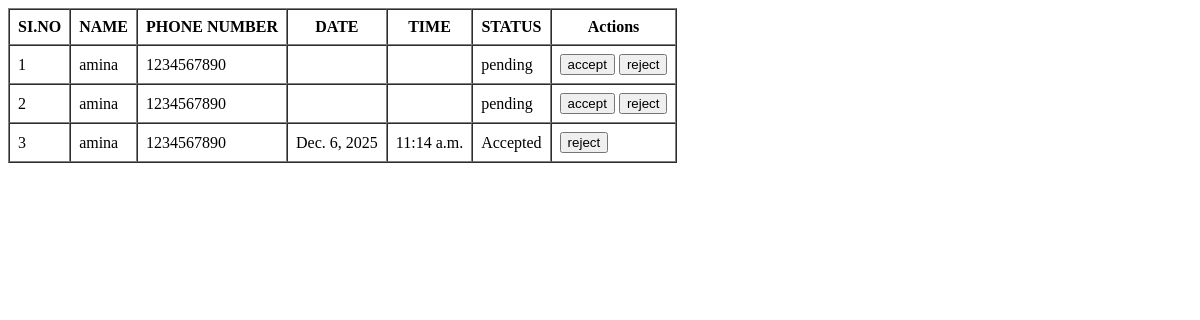
Before: /ViewPatientRequest with the older database file.
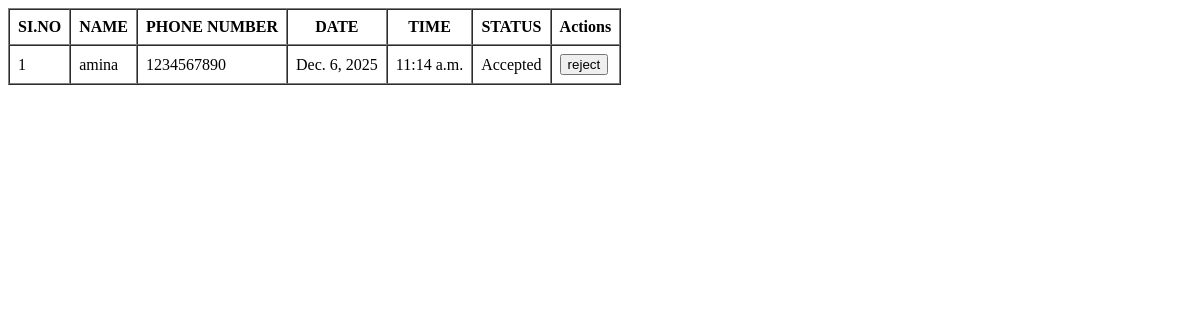
After: the same page with the newer database file.
### RenalGuideApp/models.py (models this page shows)
class SlotBookingTable(models.Model):
    CARETAKERID=models.ForeignKey(CaretakerTable,on_delete=models.CASCADE, null=True,blank=True)
    SLOT=models.ForeignKey(SlotTable,on_delete=models.CASCADE, null=True,blank=True)
    status=models.CharField(max_length=30,null=True,blank=True)

class CaretakerTable(models.Model):
    name=models.CharField(max_length=30,null=True,blank=True)
    age=models.IntegerField(null=True,blank=True)
    phonenumber=models.BigIntegerField(null=True,blank=True)
    sex=models.CharField(max_length=30,null=True,blank=True)
    email=models.CharField(null=True,blank=True)
    status = models.CharField(max_length=100, null=True, blank=True)
    LOGINID=models.ForeignKey(LoginTable,on_delete=models.CASCADE, null=True,blank=True)

class SlotTable(models.Model):
    date=models.DateField(null=True,blank=True)
    time=models.TimeField(null=True,blank=True)
    availability=models.CharField(max_length=30,null=True,blank=True)

### RenalGuideApp/views.py (the view)
# urls.py: path('ViewPatientRequest', ViewPatientRequest.as_view(), name="ViewPatientRequest"),
class ViewPatientRequest(View):
    def get(self, request):
        c=SlotBookingTable.objects.all()
        return render(request, 'administration/ViewPatientRequest.html',{'booking':c})

### templates/administration/ViewPatientRequest.html (shortened to what this page needs)
<!DOCTYPE html>
<html lang="en">
<head>
</head>
<body>
     <table border="1" cellpadding="8" cellspacing="0">
        <tr>
            <th>SI.NO</th>
            <th>NAME</th>
            <th>PHONE NUMBER</th>
            <th>DATE</th>
            <th>TIME</th>
            <th>STATUS</th>
            <th>Actions</th>
        </tr>
        {% for i in booking %}
        <tr>
            <td>{{forloop.counter}}</td>
            <td>{{i.CARETAKERID.name}}</td>
            <td>{{i.CARETAKERID.phonenumber}}</td>
            <td>{{i.SLOT.date}}</td>
            <td>{{i.SLOT.time}}</td>
            <td>{{i.status  }}</td>
        <td>
          {% if i.status == "pending" %}
           <a href="/accept/{{i.id}}"><button>accept</button></a>
                <a href="/reject/{{i.id}}"><button>reject</button></a>
            {% elif i.status == "rejected" %}
                <a href="/accept/{{i.id}}"><button>accept</button></a>
            {% else %}
                <a href="/reject/{{i.id}}"><button>reject</button></a>
            {% endif %}
        </td>
        </tr>
        {% endfor %}
    </table>
</body>
</html>

Changed rows visible on the page:
removed SlotBookingTable: CARETAKERID.name "amina", CARETAKERID.phonenumber "1234567890", status "pending"
removed SlotBookingTable: CARETAKERID.name "amina", CARETAKERID.phonenumber "1234567890", status "pending"
